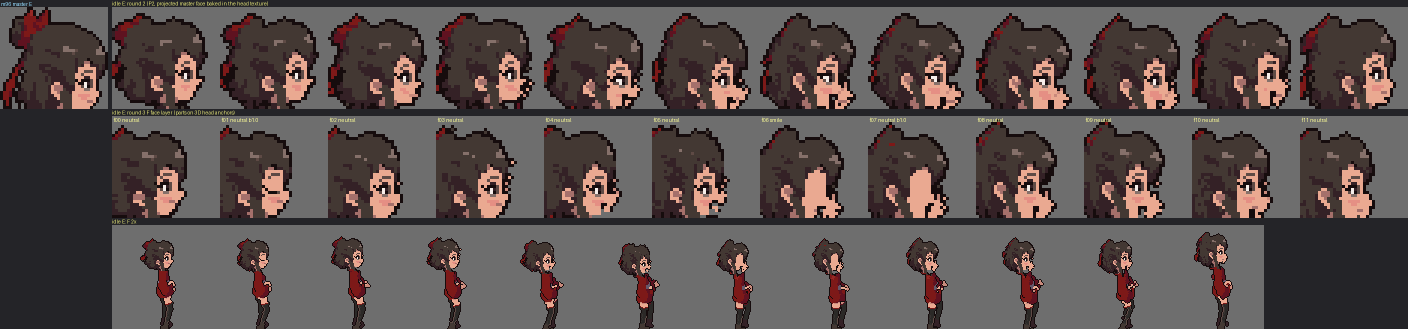
#> input picture REVIEW/exp/2026-10-28_sw_skinned/face/crit/strip_idle_E.png, 2816 x 658 px, found by its file name (shown at 1/2 size); its folder holds only this picture in this run
$ python metrics.py ../../../../../REVIEW/exp/2026-10-28_sw_skinned/face/crit/strip_idle_E.png
#> lines starting #> are read from the running program, lines starting #| are printed output that depends on the picture
### swordswoman/tools/hybrid/hylib.py
"""Shared helpers for tools/hybrid (pixelize / metrics / sheets / gifs).

Conventions (see tools/hybrid/README.md):
  * cell 128x128, feet pivot (64, 104)  (docs/anim_spec.json, tools/pixel/pxlib.py)
  * STANDARD TEST SET names: turn_<DIR>.png, walk_SE_k0..3.png, slash_SE_k0..3.png,
    jump_E_{crouch,apex,land}.png
  * a GUIDE is a file prefix P with (all optional except the mask):
        P_mask.png    silhouette (alpha, or luminance if no alpha). Any size; non-128 square sizes
                      are treated as k x the cell (512 = 4x, 1024 = 8x) and box-reduced.
                      Fallback: P_body.png (+ P_sword.png) alpha union, i.e. the round-9 layout
                      renders/model_round_9/_masks/anim_<anim>_<DIR>_f<N>_64_{body,id,sword}.png
        P_body.png    colour body pass (optional): used by metrics for guide feature positions
        P.png         colour sprite (optional, e.g. renders/model_round_9/anim_walk_SE_f0_64.png)
        P_id.png      object-ID pass, R channel = id * 10 (same as pixel/base/<anim>/_id), alpha >= 128
        P_groups.json {"groups": {name: id}}  (falls back to <dir>/id_groups.json, then pixel/base/idle/_id)
        P_joints.json {"joints": {name: [x, y]}, "space": "cell" (default) | "px", "size": [W, H]}
                      names used by the tools: eye_L, eye_R (or eyes), bow, guard, root, foot_L, foot_R,
                      head_top, hand_L, hand_R, face.  Missing joints are derived from the id pass.
        P_sword.png   sword-only mask (optional; else ids 'sword'/'kagi')
"""
import json
import os
import re
import sys

import numpy as np
from PIL import Image

HERE = os.path.dirname(os.path.abspath(__file__))
ROOT = os.path.dirname(os.path.dirname(HERE))
sys.path.insert(0, os.path.join(ROOT, "tools", "pixel"))
from pxlib import Palette, hx, to_hex  # noqa: E402,F401

DIRS = ["S", "SE", "E", "NE", "N", "NW", "W", "SW"]
CELL = 128
PIVOT = (64, 104)
STD_NAMES = [f"turn_{d}" for d in DIRS] + [f"walk_SE_k{i}" for i in range(4)] + \
            [f"slash_SE_k{i}" for i in range(4)] + [f"jump_E_{k}" for k in ("crouch", "apex", "land")]
KEY_ORDER = {"crouch": 0, "anticipation": 0, "takeoff": 1, "rise": 1, "apex": 2, "fall": 3, "land": 4, "recover": 5}
SPRITE_RE = re.compile(r"^(?P<anim>[a-z][a-z0-9]*(?:_[a-z][a-z0-9]*)*?)_(?P<dir>S|SE|E|NE|N|NW|W|SW)"
                       r"(?:_(?P<key>k\d+|f\d+|[a-z]+\d*))?\.png$")
AUX_SUFFIX = ("_4x", "_hires", "_mat", "_src", "_dbg", "_guide", "_cmp", "_fxmask")

# ---------------------------------------------------------------- materials
# material -> ramps (palette.json) whose tones it may use; 'outline' is always allowed
MATERIALS = {
    "hair":    ["hair"],
    "red":     ["red"],
    "skin":    ["skin"],
    "face":    ["skin", "eye", "pink"],          # + steel_2 glint (added below)
    "leather": ["leather"],
    "dark":    ["dark"],
    "steel":   ["steel"],
    "sword":   ["steel", "dark", "red"],
    "eye":     ["eye"],                          # + steel_2 glint
    "pink":    ["pink"],                         # + skin_2 lit edge
    "purple":  ["purple"],
}
EXTRA = {"face": ["steel_2"], "eye": ["steel_2"], "pink": ["skin_2"], "purple": ["red_1", "red_2"]}
# lit-side (top/left) selective outline per material (cleanup guide R9); None = leave untouched (R20)
SELOUT_LIT = {"red": "red_1", "skin": "skin_0", "face": "skin_0", "hair": "hair_0", "pink": "pink_0",
              "leather": "outline", "dark": "outline", "eye": "outline", "purple": "purple_0",
              "steel": None, "sword": None}
# id-pass group -> material
GROUP_MAT = {"hair": "hair", "sheen": "hair", "bun": "hair", "bow": "red", "face": "face", "ear": "skin",
             "corset": "leather", "buckles": "steel", "pouch": "leather", "skirt": "red", "skirt_under": "red",
             "sleeve": "red", "ornament": "purple", "scarf": "pink", "sword": "sword", "arm": "skin",
             "hand": "skin", "leg_L": "skin", "leg_R": "skin", "collar": "red", "torso": "red",
             "shorts": "dark", "thigh_strap": "leather", "kagi": "steel"}
MAT_NAMES = list(MATERIALS)
MAT_COLOR = {"hair": (116, 72, 58), "red": (216, 52, 62), "skin": (240, 180, 156), "face": (253, 227, 210),
             "leather": (168, 116, 74), "dark": (80, 68, 98), "steel": (168, 176, 192), "sword": (95, 102, 120),
             "eye": (95, 142, 232), "pink": (248, 181, 200), "purple": (155, 69, 201)}

_PAL = None


# [37 lines left out: functions palette, mat_allowed, srgb_to_lab, not called in this run]


def pal_lab(names):
    pal = palette()
    return srgb_to_lab(np.array([pal.rgb[pal.index[n]] for n in names], float))


# [25 lines left out: function ramp_poly_dist, not called in this run]


# ---------------------------------------------------------------- io
def load_rgba(p):
    return np.array(Image.open(p).convert("RGBA"))


def save_rgba(a, p):
    os.makedirs(os.path.dirname(os.path.abspath(p)), exist_ok=True)
    Image.fromarray(np.asarray(a, np.uint8), "RGBA").save(p)


def up(a, s):
    return np.repeat(np.repeat(a, s, axis=0), s, axis=1)


def is_sprite_name(fn):
    st = os.path.splitext(fn)[0]
    return fn.endswith(".png") and not st.endswith(AUX_SUFFIX) and SPRITE_RE.match(fn) is not None


def list_sprites(d):
    return sorted(f for f in os.listdir(d) if is_sprite_name(f)) if os.path.isdir(d) else []


# ---------------------------------------------------------------- guides
def _to_cell(a, mode):
    """resize a guide image (H, W[, C]) to the 128 cell. mode 'mask' = box + 0.5 threshold, 'id' = majority."""
    H, W = a.shape[:2]
    if (H, W) == (CELL, CELL):
        return a
    if H % CELL or W % CELL or H != W:
        raise ValueError(f"guide image {W}x{H} is not k x {CELL} square")
    k = H // CELL
    if mode == "mask":
        return a.reshape(CELL, k, CELL, k).mean((1, 3)) >= 0.5
    blk = a.reshape(CELL, k, CELL, k).transpose(0, 2, 1, 3).reshape(CELL, CELL, k * k)
    out = np.zeros((CELL, CELL), a.dtype)
    for y in range(CELL):
        for x in range(CELL):
            v, c = np.unique(blk[y, x], return_counts=True)
            if (v > 0).any():
                c = np.where(v > 0, c, 0)
                if c.max() * 4 >= k * k:      # needs >= 25 % coverage of a non-background id
                    out[y, x] = v[c.argmax()]
    return out


class Guide:
    """Loaded guide in CELL space: .mask (bool 128x128), .ids (int, 0 = none), .gnames {id: group},
    .mat (material index map, -1 = none), .joints {name: (x, y)}, .body (mask minus sword/kagi)."""

    def __init__(self, prefix):
        self.prefix = prefix
        mp = prefix + "_mask.png"
        idp = prefix + "_id.png"
        bp = prefix + "_body.png"
        self.color = None
        for cp in (prefix + ".png", bp):
            if os.path.exists(cp):
                c = np.array(Image.open(cp).convert("RGBA"))
                if c.shape[:2] == (CELL, CELL):
                    self.color = c
                    if cp == prefix + ".png":
                        break
        if not os.path.exists(mp) and os.path.exists(bp):
            mp = bp                                   # round-9 _masks layout: body (+ sword below)
        if not os.path.exists(mp) and not os.path.exists(idp) and os.path.exists(prefix + ".png"):
            mp = prefix + ".png"                      # colour sprite only: its alpha is the mask
        if not os.path.exists(mp) and not os.path.exists(idp):
            raise FileNotFoundError(f"guide {prefix}: no {mp} or {idp}")
        self.ids = None
        self.gnames = {}
        if os.path.exists(idp):
            a = np.array(Image.open(idp).convert("RGBA"))
            ids = np.rint(a[..., 0] / 10.0).astype(int)
            ids[a[..., 3] < 128] = 0
            self.ids = _to_cell(ids, "id")
            for gp in (prefix + "_groups.json", os.path.join(os.path.dirname(prefix), "id_groups.json"),
                       os.path.join(ROOT, "pixel", "base", "idle", "_id", "id_groups.json")):
                if os.path.exists(gp):
                    self.gnames = {v: g for g, v in json.load(open(gp))["groups"].items()}
                    break
        if os.path.exists(mp):
            a = np.array(Image.open(mp).convert("RGBA")).astype(float)
            m = a[..., 3] / 255.0 if (a[..., 3] < 255).any() else a[..., :3].mean(-1) / 255.0
            self.mask = _to_cell(m >= 0.5, "mask") if m.shape[0] != CELL else (m >= 0.5)
            self.mask = np.asarray(self.mask, bool)
        else:
            self.mask = self.ids > 0
        thin = np.zeros_like(self.mask)
        sp = prefix + "_sword.png"
        if os.path.exists(sp):
            a = np.array(Image.open(sp).convert("RGBA")).astype(float)
            m = a[..., 3] / 255.0 if (a[..., 3] < 255).any() else a[..., :3].mean(-1) / 255.0
            thin |= np.asarray(_to_cell(m >= 0.5, "mask") if m.shape[0] != CELL else m >= 0.5, bool)
        if self.ids is not None:
            for v, g in self.gnames.items():
                if g in ("sword", "kagi"):
                    thin |= self.ids == v
        if not thin.any() and self.color is not None:
            # no sword pass: steel-coloured components >= 4 px of the colour sprite (+ outline ring)
            st = base_mask(index_of(self.color), "steel")
            if st.any():
                lab_, sz_ = label_cc(st, 8)
                st = np.isin(lab_, np.nonzero(sz_ >= 4)[0]) & st
                thin |= disk_op(st, 1) & self.mask
        if mp == bp or self.ids is not None:
            self.mask = self.mask | thin | (self.ids > 0 if self.ids is not None else False)
        if self.ids is not None:
            # the outline ring is added after the ID pass: give ring pixels an adjacent body id
            for _ in range(2):
                z = (self.ids == 0) & self.mask
                if not z.any():
                    break
                for dy, dx in N4:
                    sh = shift(self.ids, dy, dx)
                    self.ids = np.where(z & (sh > 0), sh, self.ids)
                    z = (self.ids == 0) & self.mask
        if self.color is not None:
            self.mask = self.mask | (self.color[..., 3] > 0)   # include the outline ring of the sprite
        self.sword = thin & self.mask
        self.body = self.mask & ~thin
        self.mat = np.full((CELL, CELL), -1, int)
        if self.ids is not None:
            for v, g in self.gnames.items():
                mt = GROUP_MAT.get(g)
                if mt:
                    self.mat[self.ids == v] = MAT_NAMES.index(mt)
        if self.ids is None and self.color is not None:
            # no id pass: material prior from the palette tones of the guide's colour sprite
            ci = index_of(self.color)
            pal = palette()
            for i, n in enumerate(pal.names):
                b = name_base(n)
                if b in MAT_NAMES:
                    self.mat[ci == i] = MAT_NAMES.index(b)
            self.mat[~self.mask] = -1
        self.joints = self._derive_joints()
        jp = prefix + "_joints.json"
        if os.path.exists(jp):
            j = json.load(open(jp))
            jj = j.get("joints", j)
            sx = sy = 1.0
            if j.get("space") == "px" and "size" in j:
                sx, sy = CELL / j["size"][0], CELL / j["size"][1]
            for k, v in jj.items():
                if isinstance(v, (list, tuple)) and len(v) >= 2 and all(isinstance(t, (int, float)) for t in v[:2]):
                    self.joints[k] = (float(v[0]) * sx, float(v[1]) * sy)
            if "eyes" not in self.joints and "eye_L" in self.joints and "eye_R" in self.joints:
                self.joints["eyes"] = tuple((np.array(self.joints["eye_L"]) + self.joints["eye_R"]) / 2)

    # [30 lines left out: functions group_mask, _derive_joints, not called in this run]


def load_guide(prefix):
    if prefix in (None, "", "none"):
        return None
    return Guide(prefix)


# ---------------------------------------------------------------- morphology (no scipy needed)
# [8 lines left out: function shift, not called in this run]


N4 = [(-1, 0), (1, 0), (0, -1), (0, 1)]
N8 = [(-1, -1), (-1, 0), (-1, 1), (0, -1), (0, 1), (1, -1), (1, 0), (1, 1)]


# [42 lines left out: functions label_cc, disk_op, not called in this run]


# ================================================================ v2 additions (pipeline engineer)
# Base colour classes used for classification / quantization.  Composite guide materials
# (face, sword) expand to sets of base classes.
BASE = ["hair", "red", "skin", "leather", "dark", "steel", "eye", "pink", "purple"]
MAT_BASES = {"face": ["skin", "eye", "pink"], "sword": ["steel", "dark", "red"]}
for _m in MATERIALS:
    MAT_BASES.setdefault(_m, [_m])
# orphans that are legal by colour (cleanup guide R13): glint, mouth, blush, buckle, lace, eyes
ORPHAN_OK = {"steel_2", "skin_0", "pink_0", "steel_1", "purple_0", "eye_0", "eye_1"}
SMEAR_TONES = ["steel_2", "pink_1", "pink_0"]          # palette.json roles.smear_arc


# [16 lines left out: functions base_tones, name_base, not called in this run]


def lab_of_names(names):
    return pal_lab(names)


# [106 lines left out: functions poly_dist, classify, poly_dist_w, quantize_tones, index_of, rgba_of, not called in this run]


def names_to_idx(names):
    pal = palette()
    return [pal.index[pal.resolve(n)] for n in names]


# [111 lines left out: functions base_mask, _centroid, features, parse_name, group_sequences, not called in this run]


def collect(inputs):
    """files and/or directories -> sorted sprite paths (aux files like *_4x.png skipped)."""
    out = []
    for p in inputs:
        if os.path.isdir(p):
            out += [os.path.join(p, f) for f in list_sprites(p)]
        elif os.path.exists(p):
            out.append(p)
    return out


def find_guide(sprite_path, guide_dir=None, guide_map=None):
    """guide prefix for a sprite: explicit map {stem: prefix}, else <guide_dir>/<stem>, else
    <sprite_dir>/guide/<stem>; prefix valid if any of _mask/_id/_body exists."""
    st = os.path.splitext(os.path.basename(sprite_path))[0]
    cands = []
    if guide_map and st in guide_map:
        cands.append(guide_map[st])
    if guide_dir:
        cands.append(os.path.join(guide_dir, st))
    cands.append(os.path.join(os.path.dirname(sprite_path), "guide", st))
    for c in cands:
        if any(os.path.exists(c + s) for s in ("_mask.png", "_id.png", "_body.png", ".png")):
            return c
    return None


# [43 lines left out: functions hires_of, timing_for, not called in this run]


# key-pose test set: holds on the poses that sell weight (contact/down), hit-stop on impact
TEST_TIMING = {"walk": [140, 110, 140, 110], "slash": [220, 50, 160, 240], "jump": [160, 220, 200],
               "turn": [250] * 8, "run": [90, 70, 90, 70]}


# [36 lines left out: function resolve_steel, not called in this run]

### swordswoman/archive/v1/tools/hybrid/metrics.py
"""Consistency / quality / motion metrics for a sprite set (128 cells, palette-locked).

  .venv/bin/python tools/hybrid/metrics.py SPRITES_OR_DIRS... [--guide-dir DIR] [--guide-map map.json]
        [--json OUT.json] [--quiet]

Sprites are named <anim>_<DIR>[_<key>].png (STANDARD TEST SET: turn_<DIR>, walk_SE_k0..3,
slash_SE_k0..3, jump_E_{crouch,apex,land}); aux files (*_4x, *_hires, *_dbg ...) are skipped.
Guides: --guide-map {stem: prefix}, else <guide-dir>/<stem>, else <sprite dir>/guide/<stem>.

Per sprite
  palette     off_palette, semi_alpha, colours, orphans (not whitelisted, sword excluded),
              lint counts (outline_gap, notch, spur, double, jaggy) from tools/pixel/lint.py
  geometry    bbox, height, body_height, baseline (vs pivot 104), feet_cx (vs 64)
  guide       iou (whole), iou_body (sword-free), feature drift vs the guide: eyes / eye_row, bow,
              guard (sword hand), sword_tip; guide features come from the guide's colour sprite
              (P.png / P_body.png) or its joints (bow, face, guard)
  features    normalised positions: eye_row_rel, bow_rel (y from the top / body height)
Set level
  colour      per ramp: share of each tone; drift = L1 distance of each sprite's tone mix from the
              set median (0 = identical shading, 2 = disjoint); worst sprite per ramp; ramp area share
  directions  turn set: height / eye_row_rel / bow_rel spread across the 8 directions
Per sequence (same anim + dir, ordered by key)
  flicker     A->B->A toggles with a static 5x5 neighbourhood (lint R45)
  boil        changed px between consecutive frames inside guide-static regions (when guides exist)
  motion      per-frame height / width relative to rest (turn_<DIR> if present, else frame 0):
              squash = min h ratio, stretch = max h ratio; head / bow displacement vs body
              (overlap = how far the bow moves relative to the body; lag = frames by which the
              bow follows the body, from cyclic cross-correlation); sword-tip path: length,
              smoothness (1 - mean |2nd difference| / mean |1st difference|), circle-fit residual;
              smear px per frame (steel_2 / pink_1 / pink_0 above the rest pose).  Flags:
              'stiff' (idle / walk head moves <= 1 px), 'no_smear' (slash k1 without a smear).
"""
import argparse
import json
import os
import sys
from collections import Counter

import numpy as np

sys.path.insert(0, os.path.dirname(os.path.abspath(__file__)))
import hylib as H  # noqa: E402

sys.path.insert(0, os.path.join(H.ROOT, "tools", "pixel"))
import lint as L  # noqa: E402


# [6 lines left out: function r1, not called in this run]


def dist(a, b):
    return float(np.hypot(a[0] - b[0], a[1] - b[1]))


# [64 lines left out: function sprite_metrics, not called in this run]


def iou(a, b):
    u = (a | b).sum()
    return float((a & b).sum() / u) if u else 0.0


# [120 lines left out: functions colour_drift, circle_fit, seq_metrics, not called in this run]


def main():
    ap = argparse.ArgumentParser(description=__doc__, formatter_class=argparse.RawDescriptionHelpFormatter)
    ap.add_argument("inputs", nargs="+")
    ap.add_argument("--guide-dir")
    ap.add_argument("--guide-map")
    ap.add_argument("--json")
    ap.add_argument("--quiet", action="store_true")
    a = ap.parse_args()
    paths = H.collect(a.inputs)
    if not paths:
        sys.exit("no sprites found")
    gmap = json.load(open(a.guide_map)) if a.guide_map else None
    recs, guides, ms = {}, {}, []
    for p in paths:
        gp = H.find_guide(p, a.guide_dir, gmap)
        g = H.load_guide(gp) if gp else None
#> in __init__, `m = a[..., 3] / 255.0 if (a[..., 3] < 255).any() else a[..., :3].mean(..`:
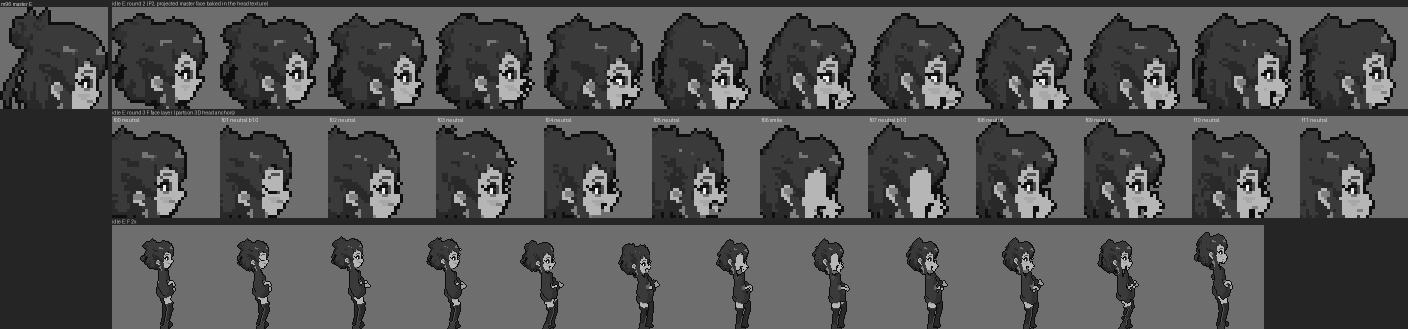
#> m: shape (658, 2816) float64 (shown at 1/2 size); min 0.0614, max 0.939, mean 0.322
        m, idx, F = sprite_metrics(p, g)
        F["_idx"] = idx
        recs[os.path.basename(p)] = (m, idx, F)
        guides[os.path.basename(p)] = g
        ms.append(m)
    cd, area = colour_drift(ms)
    seqs = H.group_sequences(paths)
    S = []
    for (anim, d), lst in sorted(seqs.items()):
        names = [os.path.basename(p) for p in lst]
        if len(names) < 2 and anim != "turn":
            continue
        rest = recs.get(f"turn_{d}.png", (None, None, None))[2] if anim != "turn" else None
        if anim == "turn":
            continue
        S.append(seq_metrics(anim, d, names, recs, rest, guides))
    turn = [m for m in ms if m["name"].startswith("turn_")]
    dirs = {}
    if len(turn) >= 2:
        for k in ("height", "body_height", "eye_row_rel", "bow_rel", "baseline", "feet_cx"):
            v = [m[k] for m in turn if m.get(k) is not None]
            if v:
                dirs[k] = dict(min=min(v), max=max(v), spread=r1(max(v) - min(v), 3))
    rep = dict(sprites=ms, colour_drift=cd, ramp_area=area, directions=dirs, sequences=S)
    for v in recs.values():
        v[2].pop("_idx", None)
    if a.json:
        os.makedirs(os.path.dirname(os.path.abspath(a.json)), exist_ok=True)
        json.dump(rep, open(a.json, "w"), indent=1)
    # ---- print
    print(f"{'sprite':<22}{'h':>4}{'bodyH':>6}{'base':>5}{'fx':>6}{'cols':>5}{'offp':>5}{'orph':>5}{'gap':>4}"
          f"{'ntch':>5}{'spur':>5}{'dbl':>4}{'IoU':>7}{'IoUb':>7}{'eyeΔ':>6}{'bowΔ':>6}{'grdΔ':>6}")
    for m in ms:
        dr = m.get("drift", {})
        g = lambda k: f"{dr[k]['d']:>6}" if k in dr else f"{'-':>6}"
        print(f"{m['name'][:21]:<22}{m.get('height', '-'):>4}{m.get('body_height', '-'):>6}{m.get('baseline_off', '-'):>5}"
              f"{m.get('feet_cx_off', '-'):>6}{m['colours']:>5}{m['off_palette']:>5}{m['orphans']:>5}"
              f"{m['lint']['outline_gap']:>4}{m['lint']['notch']:>5}{m['lint']['spur']:>5}{m['lint']['double']:>4}"
              f"{m.get('iou', '-'):>7}{m.get('iou_body', '-'):>7}{g('eyes')}{g('bow')}{g('guard')}")
    if cd:
        print("colour drift (L1 of tone mix vs set median; worst sprite):")
        print("  " + "  ".join(f"{b} {v['max_drift']} ({v['worst'][:-4]})" for b, v in cd.items()))
    if dirs:
        print("directions (turn set) spread: " + ", ".join(f"{k} {v['spread']}" for k, v in dirs.items()))
    for s in S:
        print(f"seq {s['anim']}_{s['dir']} ({len(s['frames'])} fr): h_ratio {s['h_ratio']} w_ratio {s['w_ratio']} "
              f"squash {s['squash']} stretch {s['stretch']} flicker {s['flicker']}"
              + (f" boil {s['boil_px']}" if 'boil_px' in s else ""))
        print(f"    head disp {s.get('head_disp_max', '-')} overlap {s.get('head_overlap', '-')} lag {s.get('head_lag', '-')} | "
              f"bow disp {s.get('bow_disp_max', '-')} overlap {s.get('bow_overlap', '-')} lag {s.get('bow_lag', '-')} | "
              f"tip len {s.get('tip_len', '-')} smooth {s.get('tip_smooth', '-')} arc {s.get('tip_arc')} | smear {s['smear_px']}"
              + (f"  FLAGS {s['flags']}" if s['flags'] else ""))
    if a.json:
        print("report:", os.path.relpath(a.json, H.ROOT))


if __name__ == "__main__":
#> (the run stopped early here; a loop or call above may not have finished)

$ run again, on REVIEW/exp/2026-10-28_sw_skinned/face/crit/strip_idle_SE.png
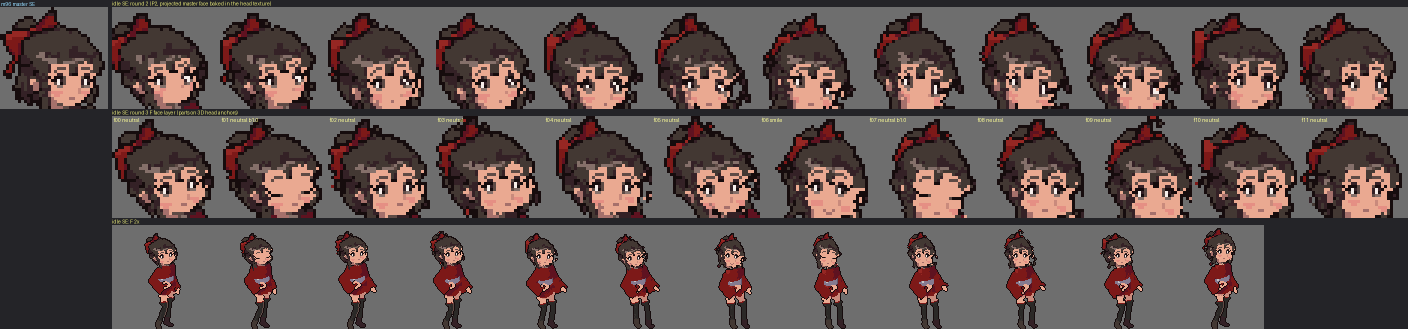
#> input picture REVIEW/exp/2026-10-28_sw_skinned/face/crit/strip_idle_SE.png, 2816 x 658 px, found by its file name (shown at 1/2 size)
#> in __init__, `m = a[..., 3] / 255.0 if (a[..., 3] < 255).any() else a[..., :3].mean(..`:
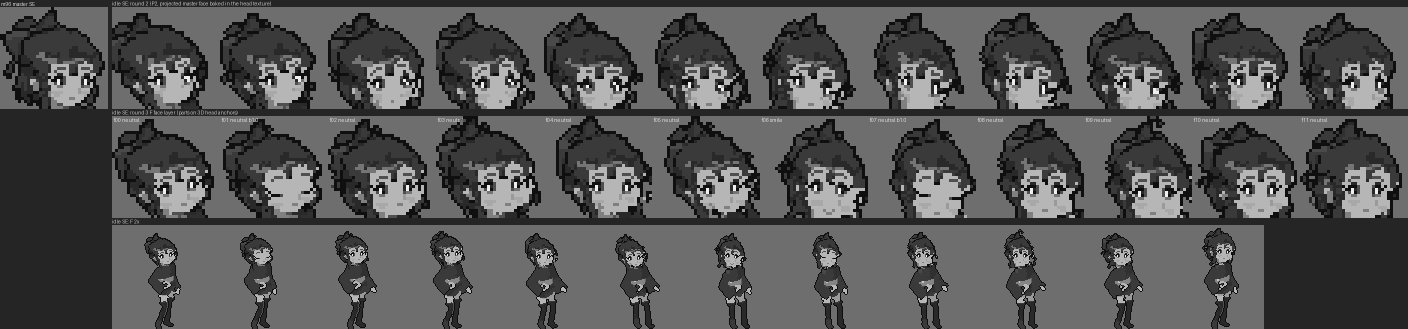
#> m: shape (658, 2816) float64 (shown at 1/2 size); min 0.0614, max 0.939, mean 0.333
